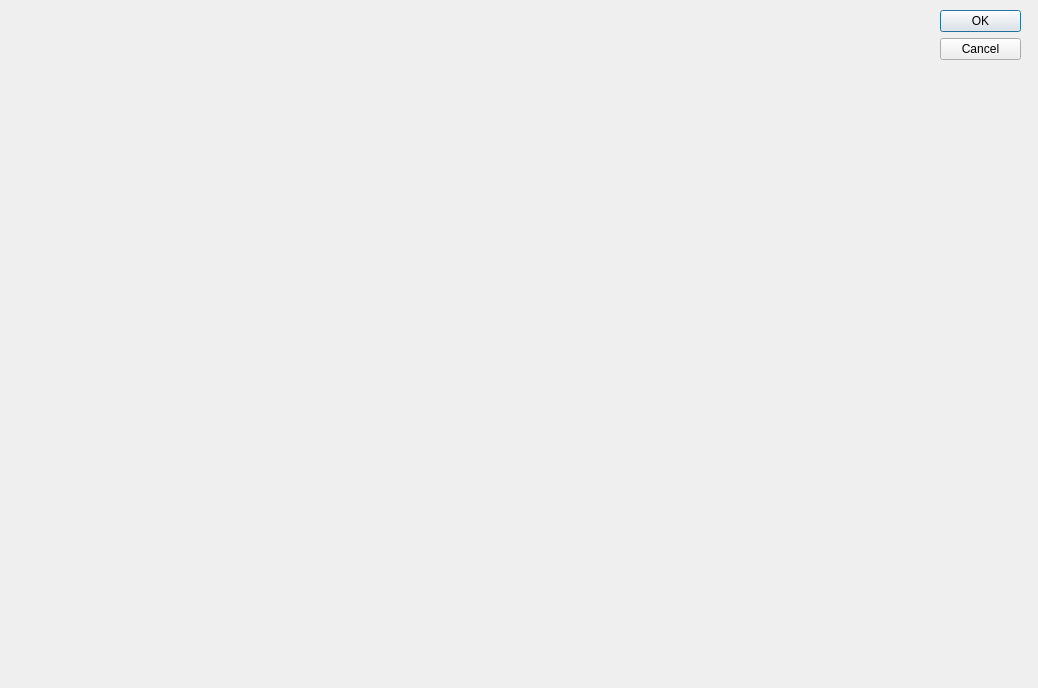
<?xml version="1.0" encoding="UTF-8"?>
<ui version="4.0">
 <class>Dialog</class>
 <widget class="QDialog" name="Dialog">
  <property name="geometry">
   <rect>
    <x>0</x>
    <y>0</y>
    <width>1038</width>
    <height>688</height>
   </rect>
  </property>
  <property name="windowTitle">
   <string>Dialog</string>
  </property>
  <widget class="QDialogButtonBox" name="buttonBox">
   <property name="geometry">
    <rect>
     <x>940</x>
     <y>10</y>
     <width>81</width>
     <height>241</height>
    </rect>
   </property>
   <property name="orientation">
    <enum>Qt::Vertical</enum>
   </property>
   <property name="standardButtons">
    <set>QDialogButtonBox::Cancel|QDialogButtonBox::Ok</set>
   </property>
  </widget>
 </widget>
 <resources/>
 <connections>
  <connection>
   <sender>buttonBox</sender>
   <signal>accepted()</signal>
   <receiver>Dialog</receiver>
   <slot>accept()</slot>
   <hints>
    <hint type="sourcelabel">
     <x>248</x>
     <y>254</y>
    </hint>
    <hint type="destinationlabel">
     <x>157</x>
     <y>274</y>
    </hint>
   </hints>
  </connection>
  <connection>
   <sender>buttonBox</sender>
   <signal>rejected()</signal>
   <receiver>Dialog</receiver>
   <slot>reject()</slot>
   <hints>
    <hint type="sourcelabel">
     <x>316</x>
     <y>260</y>
    </hint>
    <hint type="destinationlabel">
     <x>286</x>
     <y>274</y>
    </hint>
   </hints>
  </connection>
 </connections>
</ui>
